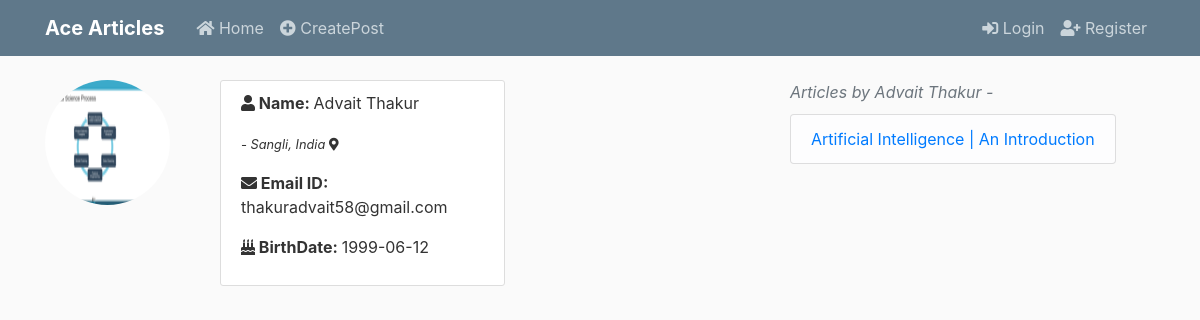
Screenshot of /account/1 with the database file from the repository.
### acearticle.py (models this page shows, shortened)
class User(db.Model):
	id = db.Column(db.Integer, primary_key=True)
	username = db.Column(db.String(25), nullable = False)
	email = db.Column(db.String(), unique = True, nullable = False)
	password = db.Column(db.String(60), nullable = False)
	birthdate = db.Column(db.DateTime, nullable = False)
	city = db.Column(db.String(25), nullable = False)
	country = db.Column(db.String(25), nullable = False)
	image_file = db.Column(db.String(20), nullable=False, default='default.jpg')
	articles = db.relationship('Articles', backref='author', lazy=True)

class Articles(db.Model):
	id = db.Column(db.Integer, primary_key = True)
	title = db.Column(db.String(100), nullable = False)
	date_posted = db.Column(db.DateTime, nullable = False, default = datetime.utcnow)
	content = db.Column(db.Text, nullable = False)
	popularity = db.Column(db.Integer, default = 0)
	user_id = db.Column(db.Integer, db.ForeignKey('user.id'), nullable = False)

### acearticle.py (the view)
@app.route("/account/<int:user_id>")
def account(user_id):
	form = UpdateAccount()
	user = User.query.get_or_404(user_id)
	print(user.image_file)
	articles = user.articles
	if request.method == 'GET':
		form.username.data = user.username
		form.email.data = user.email
		form.city.data = user.city
		form.country.data = user.country
	image_file = url_for('static', filename='profile_pics/' + user.image_file)
	return render_template('account.html', title='account page', user = user, articles = articles, form = form, image_file = image_file)

### templates/account.html (shortened to what this page needs)
{% extends 'layout.html' %}
{% block container %}
<div class='row'>
    <div class="col-sm-2 col-md-2">
        <img src="{{image_file}}"
        alt="" class="img-rounded img-responsive account-img" style="border-radius: 50%" />
    </div>
    <div class="col-sm-3 col-md-3 content-section">
        <blockquote>
            <p><b><i class="fas fa-user"></i> Name: </b>{{user.username}}</p> <small><cite>- {{user.city}}, {{user.country}}  <i class="fas fa-map-marker-alt"></i></cite></small>
        </blockquote>
        <p><b><i class="fas fa-envelope"></i> Email ID: </b>{{user.email}}</p>
        <p><b><i class="fas fa-birthday-cake"></i> BirthDate: </b>{{user.birthdate.date()}}</p>
    </div>
    <div class="col-md-3"></div>
    <div class="col-md-4">
    	<div class='text-muted row'>
    	  <i>Articles by {{user.username}} -</i>
    	</div>
    	<div class="row" style="height: 100px;overflow-y: auto;overflow-x: hidden;">
	      <ul class="list-group" style="margin-top: 10px">
	      	{% if articles %}
		      	{% for article in articles %}
		        	<li class="list-group-item list-group-item-light"><a href="{{url_for('read_post', post_id = article.id)}}">{{article.title}}</a></li>
		        {% endfor %}
	        {% else %}
	        	<li class="list-group-item list-group-item-light">Sorry! No Articles by {{user.username}} <i class="fas fa-frown"></i></li>
	        {% endif %}
	      </ul>
		</div>
	</div>
</div>
{% endblock %}

### static/main.css (style rules this page uses)
body { background: #fafafa; color: #333333; margin-top: 5rem; }
.content-section { background: #ffffff; padding: 10px 20px; border: 1px solid #dddddd; border-radius: 3px; margin-bottom: 20px; }
.account-img { height: 125px; width: 125px; margin-right: 20px; margin-bottom: 16px; }

### rows the page displays
User: username "Advait Thakur", city "Sangli", country "India", email "thakuradvait58@gmail.com", birthdate "1999-06-12"
Articles: title "Artificial Intelligence | An Introduction"
